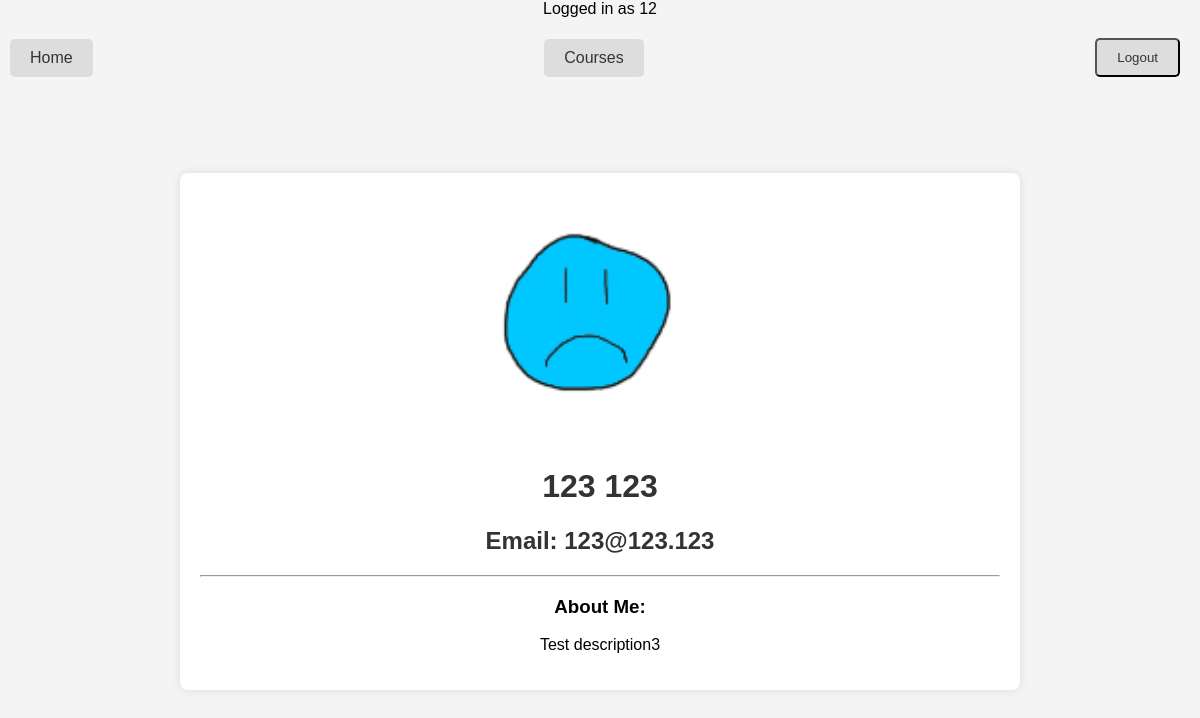
Screenshot of /user/3/ (signed in) with the database file from the repository.
### users/models.py (models this page shows, shortened)
class CustomUser(AbstractBaseUser, PermissionsMixin):
    username = models.CharField(max_length=150, unique=True)
    USERNAME_FIELD = "username"
    email = models.EmailField(_("email address"))
    EMAIL_FIELD = "email"
    STATUS = (
        ('student', 'student'),
        ('teacher','teacher'),
        ('admin', 'admin'),
    )
    status = models.CharField(max_length=100, choices=STATUS, default='student')
    first_name = models.CharField(max_length=150)
    last_name = models.CharField(max_length=150)
    is_staff = models.BooleanField(default=False)
    is_active = models.BooleanField(default=True)
    description = models.TextField('Description', max_length=600, default='', blank=True)
    profile_picture = models.ImageField(upload_to='users/images', null=True, blank=True)
    REQUIRED_FIELDS = ['email', 'first_name', 'last_name']
    objects = CustomUserManager()

### main/views.py (the view)
# urls.py: path('user/<int:user_pk>/', views.userprofile, name='userprofile'),
@login_required
def userprofile(request, user_pk):
    userprofile = get_object_or_404(CustomUser, pk=user_pk)
    if request.method == 'GET':
        return render(request, 'main/userprofile.html', {'userprofile':userprofile})

### main/templates/main/userprofile.html (shortened to what this page needs)
{% extends 'main/base.html' %}
{% block content %}
<div class="container">
    {% if userprofile.profile_picture %}
    <img src="{{userprofile.profile_picture.url}}" width="250" height="250">
    {% endif %}
    <h1>{{ userprofile.first_name }} {{ userprofile.last_name }}</h1>
    <h2>Email: {{ userprofile.email }}</h2>
    {% if userprofile.description %}
        <hr>
        <h3>About Me:</h3>
        <p>{{ userprofile.description }}</p>
    {% endif %}
</div>
{% endblock %}

### main/templates/main/base.html (shortened to what this page needs)
<!DOCTYPE html>
<html lang="en">
<head>
</head>
<body>
    {% if user.is_authenticated %}
    <div class="user-info">
        Logged in as {{ user.username }}
    </div>
    <nav class="navbar">
        <a href="{% url 'home' %}" class="button">Home</a>
        <a href="{% url 'courses' %}" class="button">Courses</a>
        <form action="{% url 'logoutaccount' %}" method="POST">
            <button type="submit" class="button">Logout</button>
        </form>
    </nav>
    {% endif %}
    <br>
    <br>
    {% block content %} {% endblock %}
</body>
</html>

### main/templates/main/base.html (style rules this page uses)
body { font-family: Arial, sans-serif; margin: 0; padding: 0; text-align: center; }
.navbar { display: flex; justify-content: space-between; align-items: center; padding: 10px; background-color: #f4f4f4; }
.button { display: inline-block; padding: 10px 20px; margin-right: 10px; text-decoration: none; color: #333; background-color: #ddd; border-radius: 5px; transition: background-color 0.3s; }
.user-info { margin-bottom: 10px; }

### main/templates/main/userprofile.html (style rules this page uses)
body { font-family: 'Arial', sans-serif; background-color: #f4f4f4; text-align: center; margin: 0; padding: 0; }
.container { max-width: 800px; margin: 50px auto; background-color: #fff; padding: 20px; border-radius: 8px; box-shadow: 0 0 10px rgba(0, 0, 0, 0.1); }
h1, h2 { color: #333; }

### rows the page displays
CustomUser: username "12"
CustomUser: profile_picture (picture), first_name "123", last_name "123", email "123@123.123", description "Test description3"
